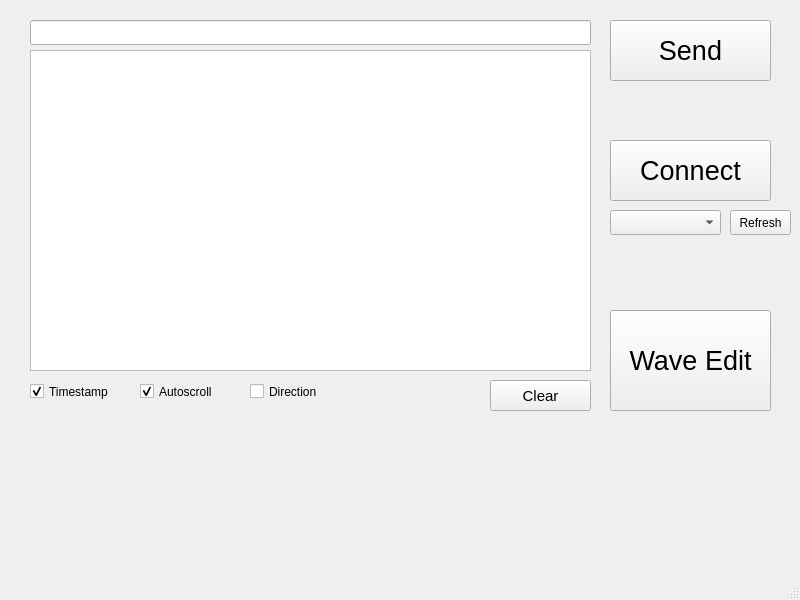
<?xml version="1.0" encoding="UTF-8"?>
<ui version="4.0">
 <class>MainWindow</class>
 <widget class="QMainWindow" name="MainWindow">
  <property name="geometry">
   <rect>
    <x>0</x>
    <y>0</y>
    <width>800</width>
    <height>600</height>
   </rect>
  </property>
  <property name="windowTitle">
   <string>MainWindow</string>
  </property>
  <widget class="QWidget" name="centralwidget">
   <widget class="QPushButton" name="pushButton">
    <property name="geometry">
     <rect>
      <x>610</x>
      <y>140</y>
      <width>161</width>
      <height>61</height>
     </rect>
    </property>
    <property name="font">
     <font>
      <pointsize>20</pointsize>
     </font>
    </property>
    <property name="text">
     <string>Connect</string>
    </property>
   </widget>
   <widget class="QTextBrowser" name="textBrowser">
    <property name="enabled">
     <bool>true</bool>
    </property>
    <property name="geometry">
     <rect>
      <x>30</x>
      <y>50</y>
      <width>561</width>
      <height>321</height>
     </rect>
    </property>
    <property name="focusPolicy">
     <enum>Qt::StrongFocus</enum>
    </property>
    <property name="acceptDrops">
     <bool>true</bool>
    </property>
    <property name="sizeAdjustPolicy">
     <enum>QAbstractScrollArea::AdjustToContentsOnFirstShow</enum>
    </property>
    <property name="lineWrapMode">
     <enum>QTextEdit::WidgetWidth</enum>
    </property>
   </widget>
   <widget class="QCheckBox" name="checkBox">
    <property name="geometry">
     <rect>
      <x>30</x>
      <y>380</y>
      <width>101</width>
      <height>23</height>
     </rect>
    </property>
    <property name="text">
     <string>Timestamp</string>
    </property>
    <property name="checked">
     <bool>true</bool>
    </property>
   </widget>
   <widget class="QCheckBox" name="checkBox_2">
    <property name="geometry">
     <rect>
      <x>140</x>
      <y>380</y>
      <width>101</width>
      <height>23</height>
     </rect>
    </property>
    <property name="text">
     <string>Autoscroll</string>
    </property>
    <property name="checked">
     <bool>true</bool>
    </property>
   </widget>
   <widget class="QCheckBox" name="checkBox_3">
    <property name="geometry">
     <rect>
      <x>250</x>
      <y>380</y>
      <width>91</width>
      <height>23</height>
     </rect>
    </property>
    <property name="text">
     <string>Direction</string>
    </property>
   </widget>
   <widget class="QComboBox" name="comboBox">
    <property name="geometry">
     <rect>
      <x>610</x>
      <y>210</y>
      <width>111</width>
      <height>25</height>
     </rect>
    </property>
    <property name="placeholderText">
     <string>Port</string>
    </property>
   </widget>
   <widget class="QPushButton" name="pushButton_2">
    <property name="geometry">
     <rect>
      <x>730</x>
      <y>210</y>
      <width>61</width>
      <height>25</height>
     </rect>
    </property>
    <property name="text">
     <string>Refresh</string>
    </property>
   </widget>
   <widget class="QLineEdit" name="lineEdit">
    <property name="geometry">
     <rect>
      <x>30</x>
      <y>20</y>
      <width>561</width>
      <height>25</height>
     </rect>
    </property>
   </widget>
   <widget class="QPushButton" name="pushButton_3">
    <property name="geometry">
     <rect>
      <x>610</x>
      <y>20</y>
      <width>161</width>
      <height>61</height>
     </rect>
    </property>
    <property name="font">
     <font>
      <pointsize>20</pointsize>
     </font>
    </property>
    <property name="text">
     <string>Send</string>
    </property>
   </widget>
   <widget class="QPushButton" name="pushButton_4">
    <property name="geometry">
     <rect>
      <x>490</x>
      <y>380</y>
      <width>101</width>
      <height>31</height>
     </rect>
    </property>
    <property name="font">
     <font>
      <pointsize>11</pointsize>
     </font>
    </property>
    <property name="text">
     <string>Clear</string>
    </property>
   </widget>
   <widget class="QPushButton" name="pushButton_5">
    <property name="geometry">
     <rect>
      <x>610</x>
      <y>310</y>
      <width>161</width>
      <height>101</height>
     </rect>
    </property>
    <property name="font">
     <font>
      <pointsize>20</pointsize>
     </font>
    </property>
    <property name="text">
     <string>Wave Edit</string>
    </property>
   </widget>
  </widget>
  <widget class="QMenuBar" name="menubar">
   <property name="geometry">
    <rect>
     <x>0</x>
     <y>0</y>
     <width>800</width>
     <height>22</height>
    </rect>
   </property>
  </widget>
  <widget class="QStatusBar" name="statusbar"/>
 </widget>
 <resources/>
 <connections/>
</ui>
